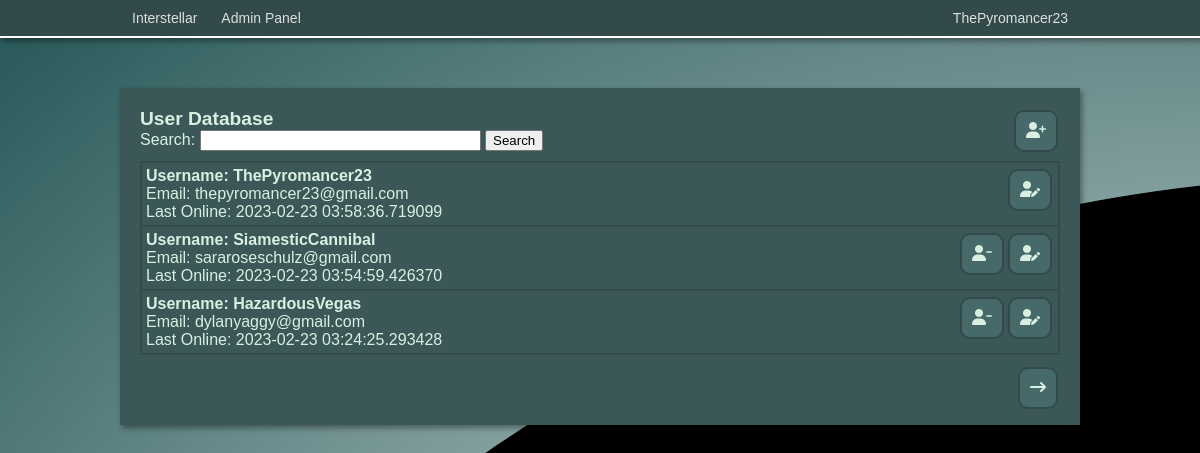
Screenshot of /admin/users/1 (signed in) with the database file from the repository.
### app/models.py (models this page shows, shortened)
class User(UserMixin, db.Model):
    id = db.Column(db.Integer, primary_key=True)
    username = db.Column(db.String(64), index=True, unique=True)
    email = db.Column(db.String(120), index=True, unique=True)
    password_hash = db.Column(db.String(128))
    privilege_level = db.Column(db.Integer, default=1)
    last_online = db.Column(db.DateTime, default=datetime.utcnow)
    created_storylets = db.relationship('Storylet', backref='author', lazy='dynamic')

### app/admin/routes.py (the view)
@bp.route('/users/<pagenum>', methods=['GET', 'POST'])
@login_required
def users(pagenum):
    if current_user.privilege_level > 1:
        form = SearchForm()
        result = False
        search = request.args.get('search', None, type=str)
        if form.q.data != None:
            query = form.q.data
            users = db.session.query(User).filter(User.username.ilike("%"+query+"%")).all()
            result = True
        elif search != None:
            users = db.session.query(User).filter(User.username.ilike("%"+search+"%")).all()
            result = True
            form.q.data = search
        else:
            users = db.session.query(User).order_by(User.last_online.desc()).all()
        if len(users) <= (int(pagenum)-1) * 20:
            return redirect(url_for('admin.users', pagenum=int(pagenum)-1, search=search))
        if len(users) == 0:
            flash("No search results found.")
            return redirect(url_for('admin.users', pagenum=1))
        return render_template('users.html', listing=PageResult(users, int(pagenum)), form=form, result=result, query=form.q.data)
    else:
        return redirect(url_for('index'))

### app/admin/forms.py
class SearchForm(FlaskForm):
    q= StringField('Search:')
    submit = SubmitField('Search')

### app/admin/classes.py (called while the page is built)
    def __iter__(self):
        for i in self.full_listing[self.page-1]:
            yield i

    def __repr__(self):
        return url_for('admin.users', pagenum=self.page+1)

### app/models.py (called while the page is built)
@login.user_loader
def load_user(id):
    return User.query.get(int(id))

### app/routes.py (called while the page is built)
@app.before_request
def before_request():
    if current_user.is_authenticated:
        current_user.last_online = datetime.utcnow()
        db.session.commit()

### app/admin/templates/users.html (shortened to what this page needs)
<!DOCTYPE html>
<html>
<head>
    <link rel="stylesheet" href="{{ url_for('admin.static', filename='css/admin.css') }}">
</head>
<body>
{% include 'navbar.html' %}
<div class="pageblock"></div>
<div style="width: 960px; margin: auto;">
    <div style="padding: 20px;" class="game boxshadow">
        <a class="adm-btn-link" href="{{ url_for('admin.create_user') }}"><div><i class="fa-solid fa-user-plus"></i></div></a>
        <h2>User Database</h2>
        <form action="" method="post">
            <p>{{ form.q.label }} {{ form.q(size=32) }} {{ form.submit() }}</p>
        </form>
        <div id="userdb" style="display: relative;">
            {% for user in listing %}
            <div class="user-container">
                <a class="adm-btn-link" href="{{ url_for('admin.edit_user', id=user.id) }}"><div><i class="fa-solid fa-user-pen"></i></div></a>
                {% if user.id != 1 %}<a class="adm-btn-link confirmation" href="{{ url_for('admin.delete_user', id=user.id) }}"><div><i class="fa-solid fa-user-minus"></i></div></a>{% endif %}
                <p style="font-weight: bold; font-size: 16px;">Username: {{ user.username}}</p>
                <p>Email: {{ user.email }}</p>
                <p>Last Online: {{ user.last_online}}</p>
            </div>
            {% endfor %}
        </div>
        <div style="margin-top: 10px; margin-bottom: 50px;" class="pagination">
            {% if result %}
                {% if listing.page != 1 %}
                <a class="adm-btn-link" style="float: left;" href="{{ url_for('admin.users', pagenum=listing.page-1, search=query) }}"><div><i class="fa-solid fa-arrow-left-long"></i></div></a>
                {% endif %}
                <a class="adm-btn-link" style="float: right;" href="{{ url_for('admin.users', pagenum=listing.page+1, search=query) }}"><div><i class="fa-solid fa-arrow-right-long"></i></div></a>
            {% else %}
                <a class="adm-btn-link" style="float: right;" href="{{ listing }}"><div><i class="fa-solid fa-arrow-right-long"></i></div></a>
            {% endif %}
        </div>
    </div>
</div>
</body>
</html>

### app/templates/navbar.html (shortened to what this page needs)
<div class="navbar boxshadow">
    <div class="navbar-inner">
        <a class="nav-link" href="{{ url_for('index') }}">Interstellar</a>
        {% if current_user.is_authenticated %}
            <div class="dropdown-container">
                <div class="ddbtn nav-link">{{current_user.username}}</div>
                </div>
            </div>
            {% if current_user.privilege_level > 1 %}
            <div style="float: left;" class="dropdown-container">
                <a href="{{ url_for('admin.admin') }}"><div class="ddbtn nav-link">Admin Panel</div></a>
                </div>
            </div>
            {% endif %}
        {% endif %}

### app/admin/static/css/admin.css (style rules this page uses)
.navbar { width: 100%; overflow: hidden; border-bottom: solid white 2px; background: #324A4A; }
.navbar-inner { margin: auto; width: 960px; }
.nav-link { float: left; color: #f2f2f2e1; text-align: center; text-decoration: none; padding: 10px 12px; font-size: 14px; }
.dropdown-container { float: right; overflow: hidden; }
.pageblock { height: 50px; width: 100%; }
* { margin: 0; }
.game { background-color: #3C5757; }
body { font-family: arial; background: black url("images/background.png") no-repeat; color: rgb(218, 239, 227); }
.boxshadow { box-shadow: 2px 3px 6px rgba(0, 0, 0, 0.4); }
h2 { font-size: 1.2em; font-weight:bold; }
.adm-btn-link { background-color: #486969; border-radius: 10px; text-decoration: none; padding: 10px; margin: 2px; color:rgb(218, 239, 227); float: right; border-style: solid; border-width: 2px; border-color:#324A4A }
.user-container { border: 2px solid #324A4A; display: inline-block; width: 908px; padding: 4px; margin-top: -2px; }

### rows the page displays
User: username "ThePyromancer23", email "thepyromancer23@gmail.com", last_online "2023-02-23 03:58:36.719099"
User: username "SiamesticCannibal", email "sararoseschulz@gmail.com", last_online "2023-02-23 03:54:59.426370"
User: username "HazardousVegas", email "dylanyaggy@gmail.com", last_online "2023-02-23 03:24:25.293428"
